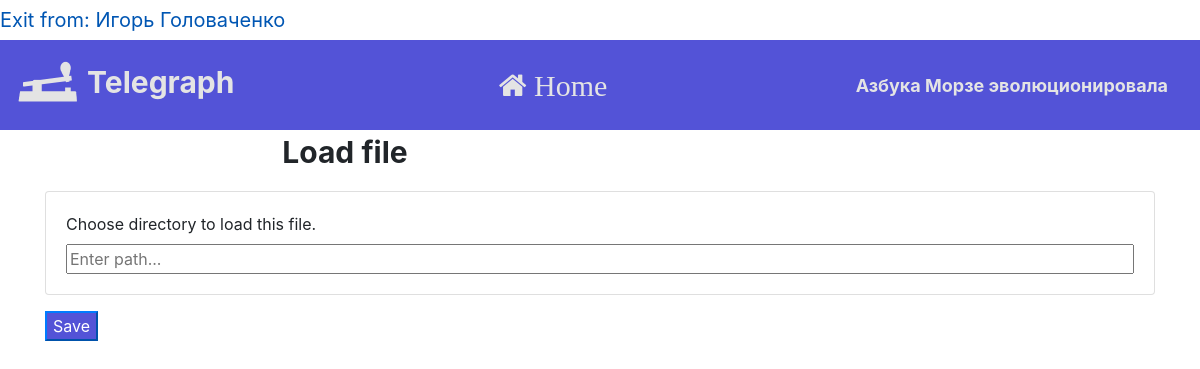
Before: /load_file/2 (signed in) with the older database file.
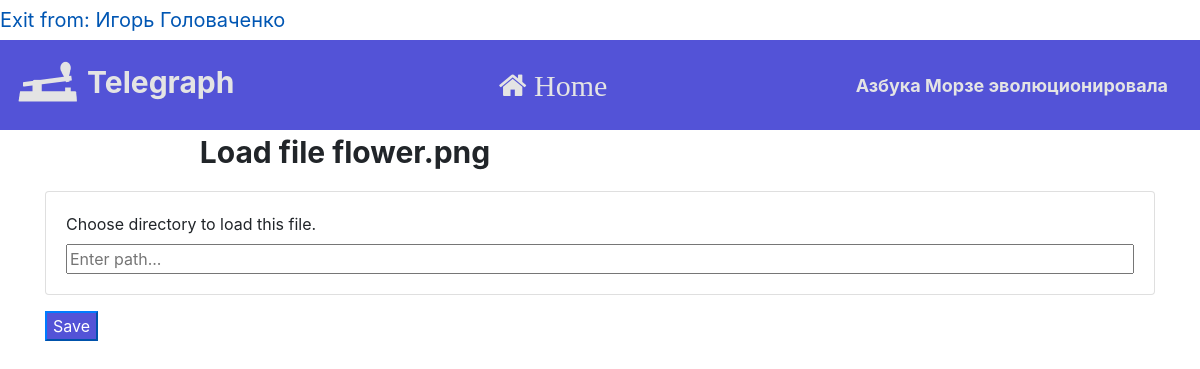
After: the same page with the newer database file.
### data/file.py (models this page shows)
class File(SqlAlchemyBase, SerializerMixin):
    __tablename__ = 'files'
    id = sqlalchemy.Column(sqlalchemy.Integer,
                           primary_key=True, autoincrement=True)
    avaible_for = sqlalchemy.Column(sqlalchemy.String)
    name = sqlalchemy.Column(sqlalchemy.String)
    content = sqlalchemy.Column(sqlalchemy.BINARY)
    path = sqlalchemy.Column(sqlalchemy.String, default='')

### server.py (the view, shortened to what this page needs)
@app.route('/load_file/<int:file_id>', methods=['GET', 'POST'])
def load_file(file_id):
    db_sess = db_session.create_session()
    if current_user.is_authenticated:
        current_user.last_online = datetime.datetime.now()
        db_sess.merge(current_user)
        db_sess.commit()
    file = db_sess.query(File).filter(File.id == file_id).first()
    root = '/'.join(request.url.split('/')[:-2])
    return render_template('load_file.html', file=file, url=root)

### data/db_session.py (called while the page is built)
def create_session() -> Session:
    global __factory
    return __factory()

### server.py (called while the page is built)
@login_manager.user_loader
def load_user(user_id):
    db_sess = db_session.create_session()
    return db_sess.query(User).get(user_id)

### templates/load_file.html (shortened to what this page needs)
{% extends "base.html" %}
{% block content %}
<form action="" method="post" enctype="multipart/form-data">
    <p style="font-size: 30px; font-weight: bold; width: 50vw; word-wrap: break-word; text-align: center;">Load file {{file.name}}</p>
    <div class="card card-body form-group">
        <label for="photo">Choose directory to load this file.</label>
        <input type="text" placeholder="Enter path..." id="dir" name="dir">
    </div>
    <input class="button btn-primary" type="submit" value="Save" name="save_button" style="background-color: #5353d7" />
</form>
{% endblock %}

Changed rows visible on the page:
added File: name "flower.png"
